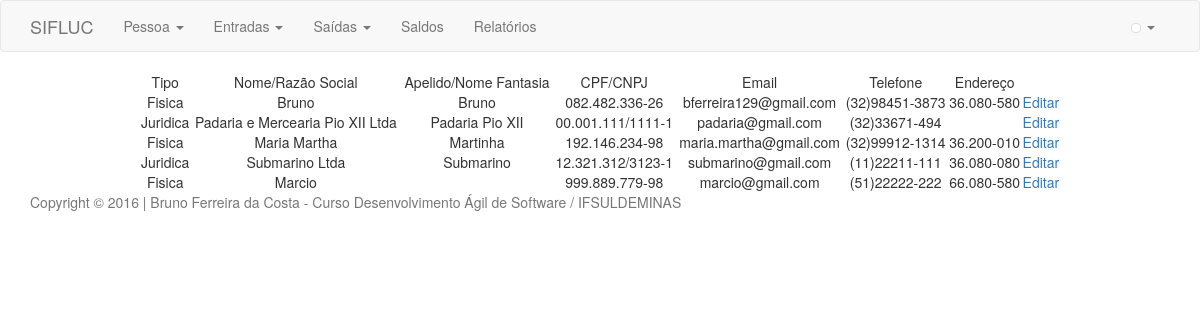
/index.php/pessoa, run on the app's committed database.
### tables this page shows
CREATE TABLE IF NOT EXISTS `pessoas` (
  `id` int(11) NOT NULL AUTO_INCREMENT,
  `nome` varchar(100) NOT NULL,
  `apelido` varchar(100) DEFAULT NULL,
  `tipo` set('Fisica','Juridica') DEFAULT NULL,
  `documento` varchar(17) DEFAULT NULL,
  `telefone` varchar(14) DEFAULT NULL,
  `email` varchar(50) DEFAULT NULL,
  `cep` varchar(10) DEFAULT NULL,
  `rua` varchar(100) DEFAULT NULL,
  `numero` varchar(10) DEFAULT NULL,
  `bairro` varchar(50) DEFAULT NULL,
  `cidade` varchar(100) DEFAULT NULL,
  `estado` varchar(2) DEFAULT NULL,
  PRIMARY KEY (`id`),
  UNIQUE KEY `documento` (`documento`),
  UNIQUE KEY `email` (`email`)
);

### application/core/MY_Controller.php (called while the page is built, shortened)
<?php
class MY_Controller extends CI_Controller {
	public function __construct(){
		$this->load->helper('url');
		$this->load->library('session');
	}
	public function render($view, $data = null, $template = null){
		if (!$template){
			$data['user_profile'] = $this->session->userdata('user_profile');
			$this->load->view('templates/header',$data);
			$this->load->view($view,$data);
			$this->load->view('templates/footer');
		} else {
			$this->load->view('templates/header_guest');
			$this->load->view($view,$data);
			$this->load->view('templates/footer');
		}
	}
}

### application/controllers/Pessoa.php (called while the page is built, shortened)
<?php
class Pessoa extends MY_Controller {
    public function index() {
        $this->pessoas();
    }
    public function pessoas() {
        $data['lista'] = $this->ModelPessoa->getPessoas();
        $this->render('pessoa/index', $data);
    }
}

### index.php (called while the page is built, shortened)
<?php
require_once BASEPATH.'core/CodeIgniter.php';

### application/models/ModelPessoa.php (called while the page is built, shortened)
<?php
class ModelPessoa extends CI_Model {
    public function getPessoas($nome = null) {
        $query = $this->db->get(TABELA_PESSOA);
        return $query->result();
    }
}

### application/views/pessoa/index.php (the view, shortened to what this page needs)
<div id="container" class="container text-center">
    <div class="col-md-1"></div>
    <div class="col-md-10">
        <table id="tabela" class="display" cellspacing="0" width="100%">
            <thead>
                <tr>
                    <td>Tipo</td>
                    <td>Nome/Razão Social</td>
                    <td>Apelido/Nome Fantasia</td>
                    <td>CPF/CNPJ</td>
                    <td>Email</td>
                    <td>Telefone</td>
                    <td>Endereço</td>
                    <td></td>
                </tr>
            </thead>
            <tbody>
                <?php foreach ($lista as $registro) { ?>
                    <tr>
                        <td><?php echo $registro->tipo; ?></td>
                        <td><?php echo $registro->nome; ?></td>
                        <td><?php echo $registro->apelido; ?></td>
                        <td><?php echo $registro->documento; ?></td>
                        <td><?php echo $registro->email; ?></td>
                        <td><?php echo $registro->telefone; ?></td>
                        <td><?php echo $registro->cep; ?></td>
                        <td><a href="<?php echo site_url('pessoa/cadastro/'.$registro->id);?>">Editar</a></td>
                    </tr>
                <?php } ?>
            </tbody>
        </table>
    </div>
    <div class="col-md-1"></div>
</div>

### application/views/templates/header.php (shortened to what this page needs)
<!DOCTYPE html>
<html lang="pt-br">
    <head>
        <link rel="stylesheet"
              href="<?php echo base_url('includes/bootstrap/bootstrap.min.css'); ?>">
        <link rel="stylesheet"
              href="<?php echo base_url('includes/css/meuestilo.css'); ?>">
        <link rel="stylesheet"
              href="<?php echo base_url('includes/bootstrap/bootstrap-datetimepicker.min.css'); ?>">
        <link rel="stylesheet"
              href="<?php echo base_url('includes/datatable/datatables.min.css'); ?>">
        <link rel="stylesheet"
              href="<?php echo base_url('includes/jquery/jquery-ui.min.css'); ?>">
    </head>
    <body>
        <nav class="navbar navbar-default">
            <div class="container">
                <div class="navbar-header">
                    <a class="navbar-brand" href="<?php echo base_url() ?>">SIFLUC</a>
                </div>
                <div class="collapse navbar-collapse"
                     id="bs-example-navbar-collapse-1">
                    <ul class="nav navbar-nav">
                        <li class="dropdown">
                            <a href="#" class="dropdown-toggle"
                               data-toggle="dropdown" role="button" aria-haspopup="true"
                               aria-expanded="false">Pessoa <span class="caret"></span> </a>
                        </li>
                        <li class="dropdown">
                            <a href="#" class="dropdown-toggle"
                               data-toggle="dropdown" role="button" aria-haspopup="true"
                               aria-expanded="false">Entradas <span class="caret"></span> </a>
                        </li>
                        <li class="dropdown">
                            <a href="#" class="dropdown-toggle"
                               data-toggle="dropdown" role="button" aria-haspopup="true"
                               aria-expanded="false">Saídas <span class="caret"></span> </a>
                        </li>
                        <li><a
                                href="<?php echo base_url('movimentacoes/saldos') ?>">Saldos</a>
                        </li>
                        <li><a
                                href="<?php echo base_url('movimentacoes/relatorios') ?>">Relatórios</a>
                        </li>
                    </ul>
                    <ul class="nav navbar-nav navbar-right">
                        <li class="dropdown"><a href="#" class="dropdown-toggle"
                                                data-toggle="dropdown" role="button" aria-haspopup="true"
                                                aria-expanded="false"> <?php echo $user_profile['nome'] ?><img
                                    class="icone-menor img-thumbnail"
                                    src="<?php echo $user_profile['icone'] ?>"> <span class="caret"></span>
                            </a>
                        </li>
                    </ul>
                </div>
            </div>
        </nav>

### application/views/templates/footer.php (shortened to what this page needs)
<footer class="footer">
<div class="container">
	<p class="text-muted">Copyright © 2016 | Bruno Ferreira da Costa -
		Curso Desenvolvimento Ágil de Software / IFSULDEMINAS</p>
</div>
</footer>
</body>
</html>

### data on the page
pessoas: tipo "Fisica", nome "Bruno", apelido "Bruno", documento "082.482.336-26", email "bferreira129@gmail.com", telefone "(32)98451-3873", cep "36.080-580"
pessoas: tipo "Juridica", nome "Padaria e Mercearia Pio XII Ltda", apelido "Padaria Pio XII", documento "00.001.111/1111-1", email "padaria@gmail.com", telefone "(32)33671-494"
pessoas: tipo "Fisica", nome "Maria Martha", apelido "Martinha", documento "192.146.234-98", email "maria.martha@gmail.com", telefone "(32)99912-1314", cep "36.200-010"
pessoas: tipo "Juridica", nome "Submarino Ltda", apelido "Submarino", documento "12.321.312/3123-1", email "submarino@gmail.com", telefone "(11)22211-111", cep "36.080-080"
pessoas: tipo "Fisica", nome "Marcio", documento "999.889.779-98", email "marcio@gmail.com", telefone "(51)22222-222", cep "66.080-580"
